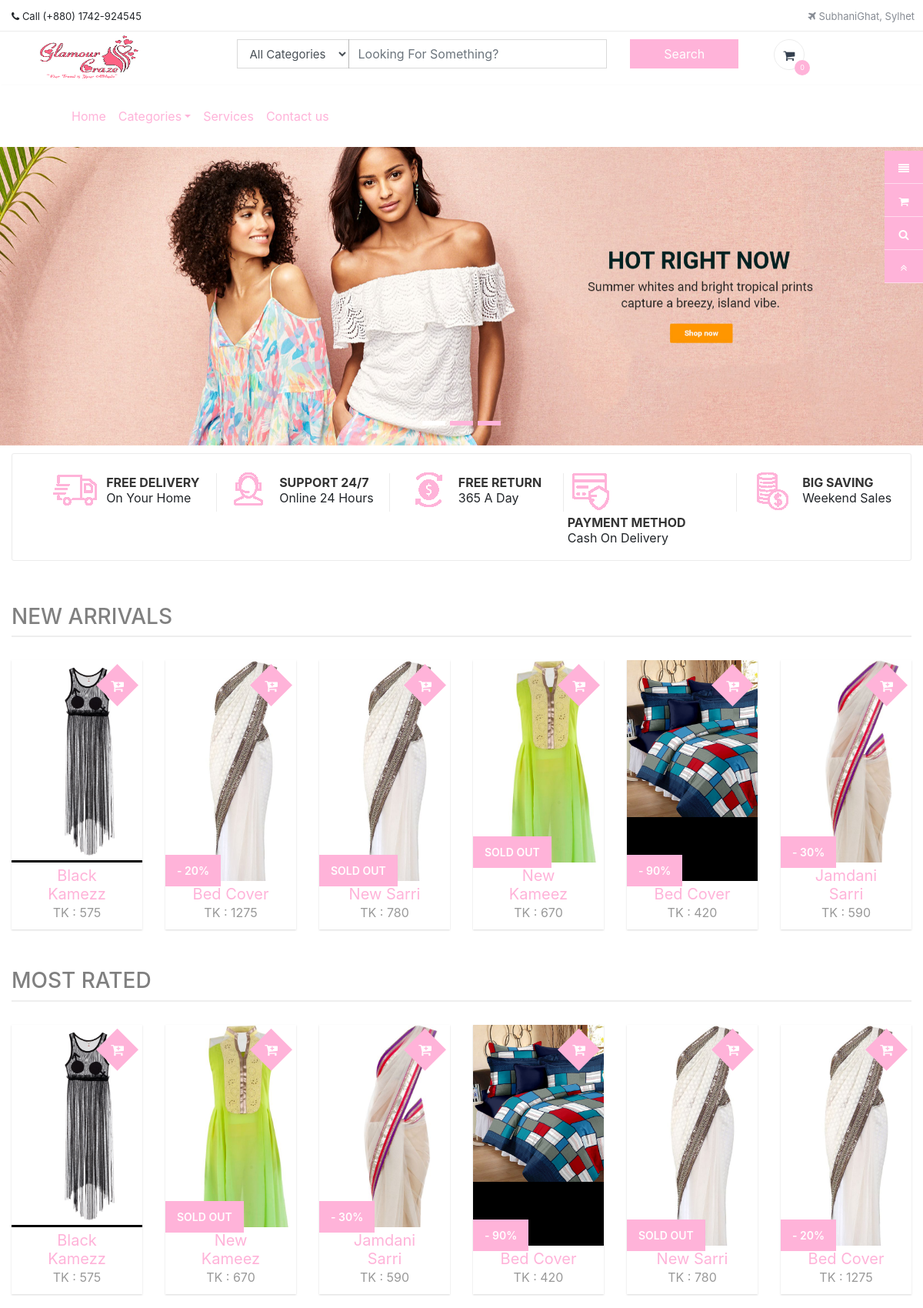
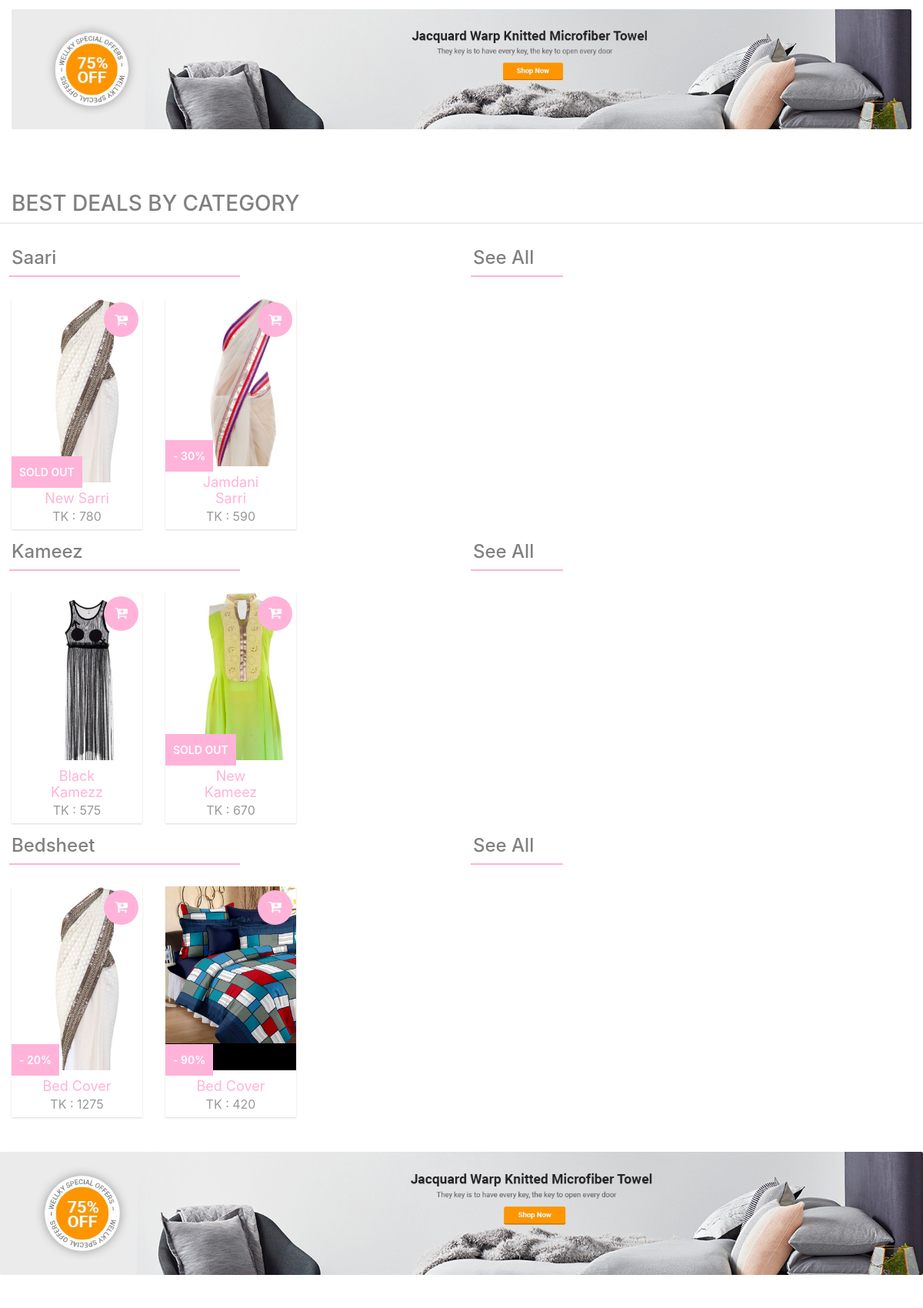
The page / (upper part) on the database its author committed (2 pictures, top to bottom).
### tables this page shows
CREATE TABLE IF NOT EXISTS `product_list` (
  `id` int(255) NOT NULL,
  `name` varchar(255) NOT NULL,
  `details` varchar(999) NOT NULL,
  `img` blob NOT NULL,
  `status` varchar(255) NOT NULL,
  `price` int(255) NOT NULL,
  `category` varchar(255) NOT NULL,
  `review` int(255) NOT NULL,
  `up_date` date NOT NULL
);

CREATE TABLE IF NOT EXISTS `category` (
  `cat_id` int(255) NOT NULL,
  `cat_name` varchar(255) NOT NULL
);

### index.php (the view, shortened to what this page needs)
<?php
	include_once 'header.php';
?>
	<div class="masthead">
		<div id="suds-carousel" class="carousel fade-carousel slide" data-ride="carousel">
			<ol class="carousel-indicators">
				<li data-target="#suds-carousel" data-slide-to="0" class="active"></li>
				<li data-target="#suds-carousel" data-slide-to="1"></li>
				<li data-target="#suds-carousel" data-slide-to="2"></li>
			</ol>
			<div class="carousel-inner" role="listbox">
				<div class="carousel-item active">
					<a href="#"><div class="slide-1"><img src="images/slide-1.jpg"></div></a>
				</div>
			</div>
		</div>
	</div>
	<div class="container-fluid">
		<div class="row">
			<div class="col-lg-12 col-md-12 col-sm-12 col-xs-12">
				<div class="block-policy2">
					<ul>
						<li class="item-1">
							<div class="item-inner">
								<div class="icon icon1"></div>
								<div class="content">
									<a>Free Delivery</a>
									<p>On Your Home</p>
								</div>
							</div>
						</li>
						<li class="item-2">
							<div class="item-inner">
								<div class="icon icon2"></div>
								<div class="content">
									<a>support 24/7</a>
									<p>Online 24 hours</p>
								</div>
							</div>
						</li>
						<li class="item-3">
							<div class="item-inner">
								<div class="icon icon3"></div>
								<div class="content">
									<a>free return</a>
									<p>365 a day</p>
								</div>
							</div>
						</li>
						<li class="item-4">
							<div class="item-inner">
								<div class="icon icon4"></div>
								<div class="content">
									<a>payment method</a>
									<p>Cash On Delivery</p>
								</div>
							</div>
						</li>
						<li class="item-5">
							<div class="item-inner">
								<div class="icon icon5"></div>
								<div class="content">
									<a>big saving</a>
									<p>weekend sales</p>
								</div>
							</div>
						</li>
					</ul>
				</div>
			</div>
		</div>
	</div>
	<section class="product">
		<div class="container-fluid">
			<div class="modtitle">
				<h3>New Arrivals</h3>
			</div>
			<div class="row new">
				<?php
                    try {
                        $new = $conn->prepare("SELECT * FROM product_list ORDER BY id DESC LIMIT 6");
                        $new->execute();
                        if($new->rowCount() > 0) {
                            while ($new_row = $new->fetch(PDO::FETCH_ASSOC)) {
                ?>
				<div class="col-md-2">
					<div class="column">
						<div class="post-module">
							<div class="thumbnail">
								<div class="date">
									<a href="productdetails.php?num=<?php echo $new_row['id'];?>">
										<div class="day"><i class="fa fa-cart-plus" aria-hidden="true"></i></div>
									</a>
								</div>
								<img src="controller/<?php echo $new_row['img']; ?>" class="img-responsive" alt="product">
							</div>
							<div class="post-content">
								<a href="productdetails.php?num=<?php echo $new_row['id'];?>">
									<?php if($new_row['status'] != '' && $new_row['status'] != 'sold out') {?>
										<div class="category">- <?php echo $new_row['status'];?>%</div>
									<?php	} else if($new_row['status'] != '' && $new_row['status'] == 'sold out') {?>
										<div class="category"><?php echo $new_row['status'];?></div>
									<?php } ?>
									<h2 class="sub_title text-center"><?php echo $new_row['name'];?></h2>
									<div class="post-meta text-center"><span class="timestamp">TK : <?php echo $new_row['price'];?></span></div>
								</a>
							</div>
						</div>
					</div>
				</div>
				<?php
                            }
                        }
                    } catch(PDOException $e) {
                        echo "Error: " . $e->getMessage();
                    }
                ?>
			</div>
		</div>
		<div class="container-fluid">
			<div class="modtitle">
				<h3>Most Rated</h3>
			</div>
			<div class="row new">
				<?php
                    try {
                        $most = $conn->prepare("SELECT * FROM product_list ORDER BY review DESC LIMIT 6");
                        $most->execute();
                        if($most->rowCount() > 0) {
                            while ($most_row = $most->fetch(PDO::FETCH_ASSOC)) {
                ?>
				<div class="col-md-2">
					<div class="column">
						<div class="post-module">
							<div class="thumbnail">
								<div class="date">
									<a href="productdetails.php?num=<?php echo $most_row['id'];?>">
										<div class="day"><i class="fa fa-cart-plus" aria-hidden="true"></i></div>
									</a>
								</div>
								<img src="controller/<?php echo $most_row['img'];?>" class="img-responsive" alt="product">
							</div>
							<div class="post-content">
								<a href="productdetails.php?num=<?php echo $most_row['id'];?>">
									<?php if($most_row['status'] != '' && $most_row['status'] != 'sold out') {?>
										<div class="category">- <?php echo $most_row['status'];?>%</div>
									<?php	} else if($most_row['status'] != '' && $most_row['status'] == 'sold out') {?>
										<div class="category"><?php echo $most_row['status'];?></div>
									<?php } ?>
									<h2 class="sub_title text-center"><?php echo $most_row['name'];?></h2>
									<div class="post-meta text-center"><span class="timestamp">TK : <?php echo $most_row['price'];?></span></div>
								</a>
							</div>
						</div>
					</div>
				</div>
				<?php
                            }
                        }
                    } catch(PDOException $e) {
                        echo "Error: " . $e->getMessage();
                    }
                ?>
			</div>
			<div class="row">
				<div class="col-lg-12 col-md-12 col-sm-12 col-xs-12">
					<div class="banners">
						<a href="#"><img src="images/banner.jpg" alt="image" class="img-responsive"></a>
					</div>
				</div>
			</div>
		</div>
		<div class="container-fluid modtitle">
			<h3>Best Deals By Category</h3>
		</div>
		<?php
			try {
	            $cat = $conn->prepare("SELECT cat_name FROM category");
	            $cat->execute();
	            if($cat->rowCount() > 0) {
	                while ($cat_row = $cat->fetch(PDO::FETCH_ASSOC)) {
		?>
		<div class="container-fluid">
			<div class="row">
				<div class="modtitle-b col-md-6">
					<a href="products.php?cat=<?php echo $cat_row['cat_name'];?>" class="text-decoration"><h4><?php echo $cat_row['cat_name'];?></h4></a>
				</div>
				<div class="col-md-6">
					<a href="products.php?cat=<?php echo $cat_row['cat_name'];?>" class="text-decoration"><span class="mod-s"><h4>See All</h4></span><a>
				</div>
			</div>
			<div class="row best">
				<?php
					$cat_name = $cat_row['cat_name'];
					try {
			            $p_cat = $conn->prepare("SELECT * FROM product_list WHERE category='$cat_name' ORDER BY id DESC LIMIT 6");
			            $p_cat->execute();
			            if($p_cat->rowCount() > 0) {
			                while ($p_cat_row = $p_cat->fetch(PDO::FETCH_ASSOC)) {
				?>
				<div class="col-md-2">
					<div class="column">
						<div class="post-module">
							<div class="thumbnail">
								<div class="date">
									<a href="productdetails.php?num=<?php echo $p_cat_row['id'];?>">
										<div class="day"><i class="fa fa-cart-plus" aria-hidden="true"></i></div>
									</a>
								</div>
								<img src="controller/<?php echo $p_cat_row['img']; ?>" class="img-responsive" alt="product">
							</div>
							<div class="post-content">
								<a href="productdetails.php?num=<?php echo $p_cat_row['id'];?>">
									<?php if($p_cat_row['status'] != '' && $p_cat_row['status'] != 'sold out') {?>
										<div class="category">- <?php echo $p_cat_row['status'];?>%</div>
									<?php	} else if($p_cat_row['status'] != '' && $p_cat_row['status'] == 'sold out') {?>
										<div class="category"><?php echo $p_cat_row['status'];?></div>
									<?php } ?>
									<h2 class="sub_title text-center"><?php echo $p_cat_row['name'];?></h2>
									<div class="post-meta text-center"><span class="timestamp">TK : <?php echo $p_cat_row['price'];?></span></div>
								</a>
							</div>
						</div>
					</div>
				</div>
				<?php
                            }
                        }
                    } catch(PDOException $e) {
                        echo "Error: " . $e->getMessage();
                    }
                ?>
			</div>
		</div>
		<?php
                    }
                }
            } catch(PDOException $e) {
                echo "Error: " . $e->getMessage();
            }
        ?>
        <div class="row">
				<div class="col-lg-12 col-md-12 col-sm-12 col-xs-12">
					<div class="banners">
						<a href="#"><img src="images/banner.jpg" alt="image" class="img-responsive"></a>
					</div>
				</div>
			</div>
	</section>
<?php
	include_once 'footer.php';
?>

### rows shown on the page
product_list: img (picture), name "Black Kamezz", price "575"
product_list: img (picture), status "20", name "Bed Cover", price "1275"
product_list: img (picture), status "SOLD OUT", name "New Sarri", price "780"
product_list: img (picture), status "SOLD OUT", name "New Kameez", price "670"
product_list: img (picture), status "90", name "Bed Cover", price "420"
product_list: img (picture), status "30", name "Jamdani Sarri", price "590"
category: cat_name "Saari"
category: cat_name "Kameez"
category: cat_name "Bedsheet"

### other values the page prints
sizeof($_SESSION['cart']) "0"
